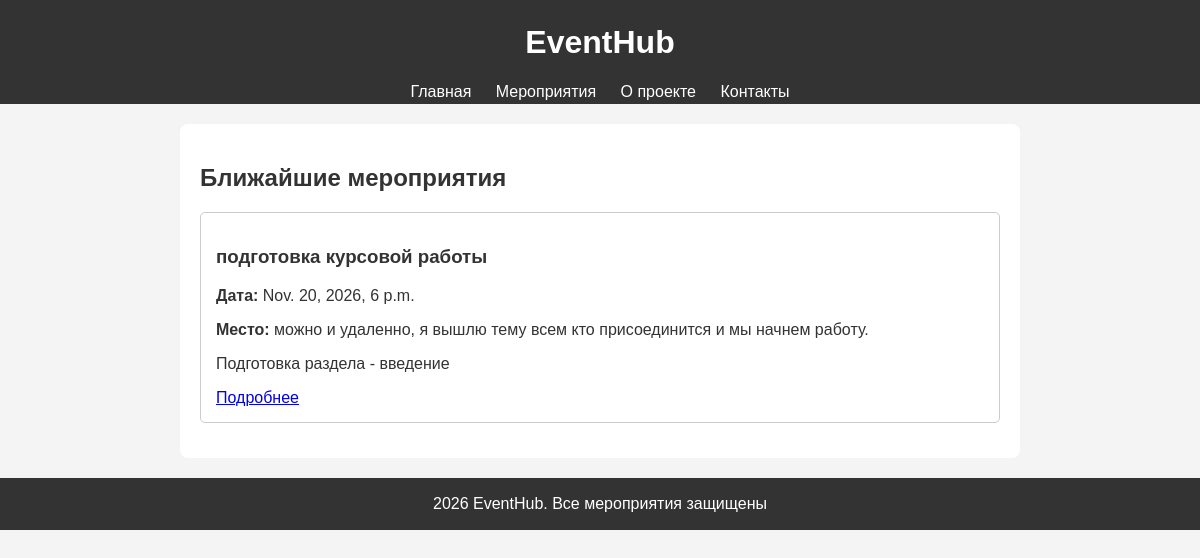
Screenshot of /events/ with the database file from the repository.
### events/models.py (models this page shows, shortened)
class Event(models.Model):
    title = models.CharField(max_length=200)
    short_description = models.TextField()
    description = models.TextField()
    date = models.DateTimeField()
    location = models.CharField(max_length=255)
    image = models.ImageField(upload_to='events/', blank=True, null=True)
    is_published = models.BooleanField(default=False)
    capacity = models.PositiveIntegerField(blank=True, null=True)

### events/views.py (the view)
# urls.py: path('events/', event_views.event_list, name='event_list'),
def event_list(request):
    events = Event.objects.filter(is_published=True).order_by('date')
    return render(request, 'event_list.html', {'events': events})

### templates/event_list.html
{% extends 'base.html' %}
{% block content %}
    <h2>Ближайшие мероприятия</h2>
    {% for event in events %}
        <div class="event-card">
            <h3>{{ event.title }}</h3>
            <p><strong>Дата:</strong> {{ event.date }}</p>
            <p><strong>Место:</strong> {{ event.location }}</p>
            <p>{{ event.short_description }}</p>
            <a href="/events/{{ event.id }}/">Подробнее</a>
        </div>
    {% empty %}
        <p>К сожалению, пока нет запланированных мероприятий.</p>
    {% endfor %}
{% endblock %}

### templates/base.html (style rules this page uses)
body { font-family: Arial, sans-serif; margin: 0; padding: 0; background:#f4f4f4; color: #333; }
.event-card { border: 1px solid #ccc; padding: 15px; margin-bottom: 15px; border-radius: 5px; }

### rows the page displays
Event: title "подготовка курсовой работы", date "Nov. 20, 2026, 6 p.m.", location "можно и удаленно, я вышлю тему всем кто присоединится и мы начнем работу.", short_description "Подготовка раздела - введение"
